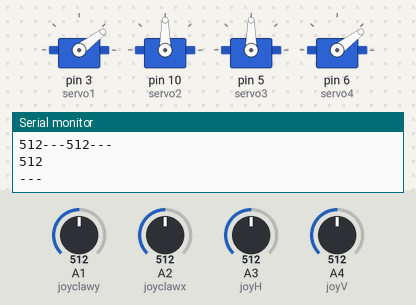
A sketch run on a simulated Arduino Uno, built with avr-gcc and run on an emulated ATmega328P. Shown: 4 × servo, the last lines printed to the serial monitor. Inputs (shaded band) come from the test bench; at power-on: A1 (joyclawy) = 512, A3 (joyH) = 512, A4 (joyV) = 512, A2 (joyclawx) = 512.

Above: at 1.2 s.
1.3 s: A1 (joyclawy) set to 716
At 2.0 s:
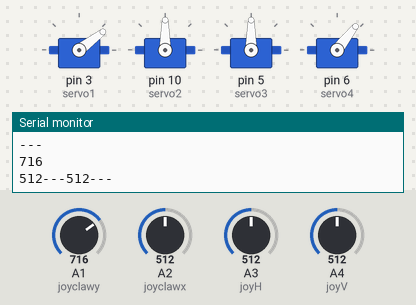
2.8 s: A3 (joyH) set to 716
At 3.5 s:
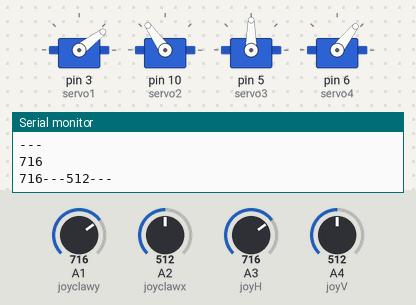
4.3 s: A4 (joyV) set to 716
At 5.0 s:
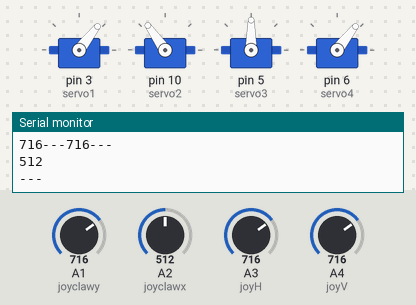
5.8 s: A2 (joyclawx) set to 306
At 6.4 s:
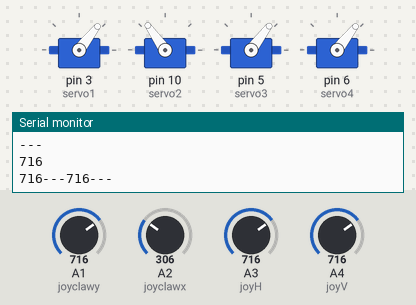
7.3 s: A1 (joyclawy) set to 992
At 7.9 s:
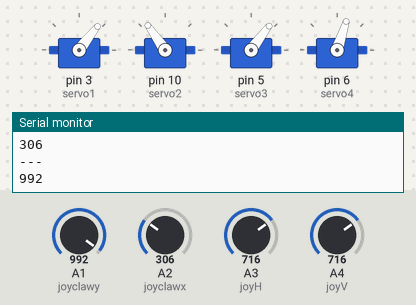
8.8 s: A2 (joyclawx) set to 30
At 9.4 s:
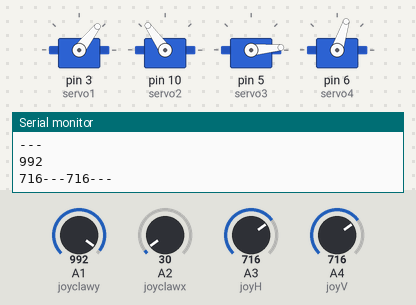
Timing chart, 0 to 11.3 s (numbered marks = the images above; inputs shaded):
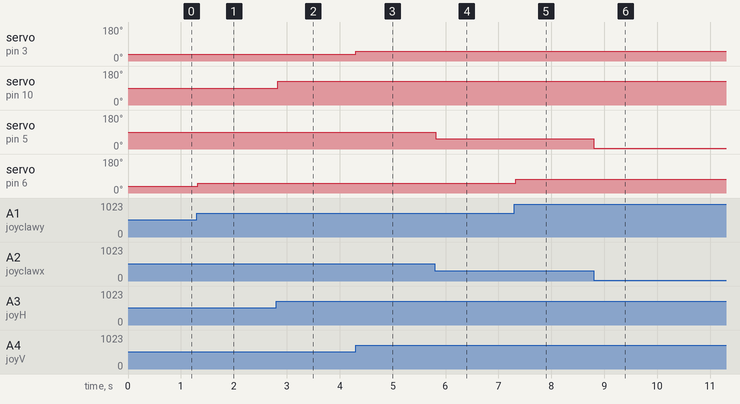

The sketch:

robot_arm_code_062222.ino
```cpp
#include <Servo.h>

const int servo1 = 3;       // first servo
const int servo2 = 10;       // second servo
const int joyH = 3;        // L/R Parallax Thumbstick
const int joyV = 4;        // U/D Parallax Thumbstick

const int servo3 = 5;
const int servo4 = 6 ;
const int joyclawx = 2;
const int joyclawy = 1;

int servoVal;           // variable to read the value from the analog pin

Servo myservo1;  // create servo object to control a servo
Servo myservo2;  // create servo object to control a servo
Servo myservo3;
Servo myservo4;


void setup() {

  // Servo
  myservo1.attach(servo1);  // attaches the servo
  myservo2.attach(servo2);  // attaches the servo
  myservo3.attach(servo3);
  myservo4.attach(servo4);

  // Inizialize Serial
  Serial.begin(9600);
}

void loop(){

    // Display Joystick values using the serial monitor
    outputJoystick();

    // Read the horizontal joystick value  (value between 0 and 1023)
    servoVal = analogRead(joyH);
    servoVal = map(servoVal, 0, 1023, 0, 180);     // scale it to use it with the servo (result  between 0 and 180)

    myservo2.write(servoVal);                         // sets the servo position according to the scaled value

    // Read the horizontal joystick value  (value between 0 and 1023)
    servoVal = analogRead(joyV);
    servoVal = map(servoVal, 0, 1023, 0, 75);     // scale it to use it with the servo (result between 70 and 180)

    myservo1.write(servoVal);                           // sets the servo position according to the scaled value

    //Read the claw joystick value
    servoVal=analogRead(joyclawx);
    servoVal=map(servoVal, 0, 1023, 0, 180);

    myservo3.write(servoVal);

    //Read the other claw joystick value
    servoVal=analogRead(joyclawy);
    servoVal=map(servoVal, 0, 1023, 0, 75);

    myservo4.write(servoVal);

    delay(15);                                       // waits for the servo to get there

}


/**
* Display joystick values
*/
void outputJoystick(){

    Serial.print(analogRead(joyH));
    Serial.print ("---");
    Serial.print(analogRead(joyV));
    Serial.println ("---");
    Serial.println(analogRead(joyclawx));
    Serial.println("---");
    Serial.println(analogRead(joyclawy));
}
```

Measured:
- after the input at 1.3 s, servo on pin 6 (servo4): 37° → 52° at once
- after the input at 2.8 s, servo on pin 10 (servo2): 90° → 125° at once
- after the input at 4.3 s, servo on pin 3 (servo1): 37° → 52° at once
- after the input at 5.8 s, servo on pin 5 (servo3): 90° → 53° at once
- after the input at 7.3 s, servo on pin 6 (servo4): 52° → 72° at once
- after the input at 8.8 s, servo on pin 5 (servo3): 53° → 5° at once
